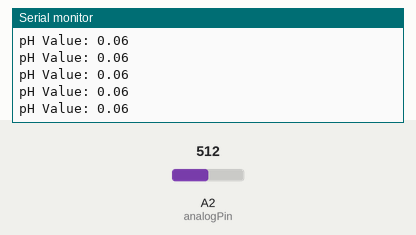
Simulated run of this sketch. Board: Arduino Uno, built with avr-gcc and run on an emulated ATmega328P. Parts: the last lines printed to the serial monitor. Inputs (shaded band) come from the test bench; at power-on: A2 (analogPin) = 512.

Above: at 1.2 s.
1.3 s: A2 (analogPin) set to 716
At 1.31 s:
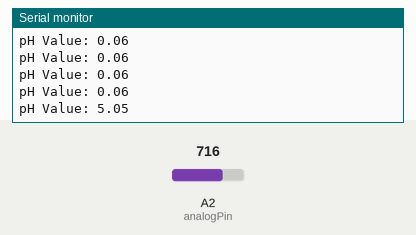
2.8 s: A2 (analogPin) set to 900
At 2.82 s:
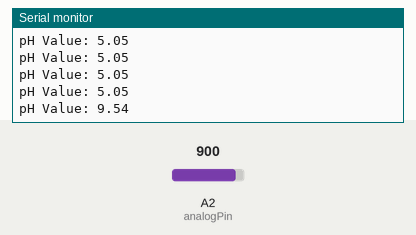
Timing chart, 0 to 5.8 s (numbered marks = the images above; inputs shaded):
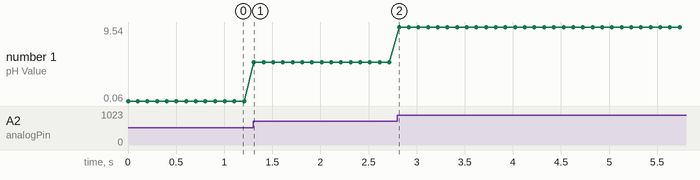

The sketch:

ph_detecter.ino
```cpp
const int analogPin = A2; // Analog pin for pH sensor
const float offsetVoltage = 0.00; // Offset voltage of the pH meter

void setup() {
  Serial.begin(9600); // Start serial communication
}

void loop() {
  float sensorValue = analogRead(analogPin); // Read analog value from pH sensor
  float voltage = sensorValue * (5.0 / 1023.0); // Convert analog value to voltage
  float pHValue =  (voltage ) * (10)/2 ; // Convert voltage to pH value

  Serial.print("pH Value: "); // Print pH value to Serial Monitor
  Serial.println(pHValue-12.45);


//Serial.println(voltage);
  delay(100); // Delay for better readability
}
```

Measured:
- after the input at 1.3 s, the serial monitor: prints a new line at once (image 1)
- after the input at 2.8 s, the serial monitor: prints a new line at once (image 2)
- plotted number 1: 0.06 → 5.05 after the input at 1.3 s, 5.05 → 9.54 after the input at 2.8 s
